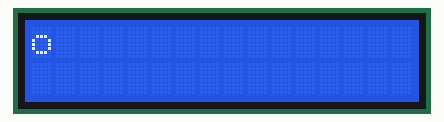
The sketch below on a simulated Arduino Uno, built with avr-gcc and run on an emulated ATmega328P. On the bench: 16×2 character LCD. What the sketch prints to the serial monitor is not drawn.

Above: at 0.21 s.
At 0.81 s:
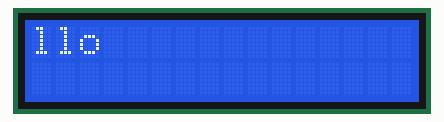
At 1.72 s:
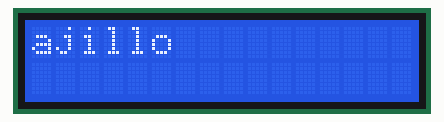
At 2.33 s:
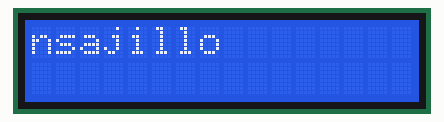
At 3.1 s:
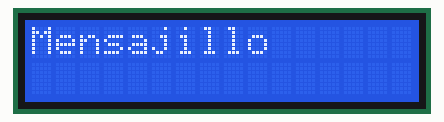

The sketch:

Prog04.ino
```cpp
#include <LiquidCrystal.h>

LiquidCrystal lcd(12,11,5,4,3,2);
boolean salta = false;
String perma = "";

void setup() {
  lcd.begin(16, 2);
  Serial.begin(9600);
}

void loop() {
    int len;
    if( !salta ){
      String msg = "Mensajillo",aux = "",aux2 = "";
      Serial.println(msg);
      len = msg.length();
      int off = len - 16,algo = 1;
      lcd.setCursor(0,0);
      for(int i = len - 1; i > -1; i--){
        if( off > 0 && i <= (off-1)){
            lcd.setCursor(0,1);
            aux2 = msg.substring((len-algo),len);
            lcd.print(aux2);
            lcd.setCursor(0,0);
            algo++;
        }
        aux = msg.substring(i,len);
        lcd.print(aux);
        delay(300);
        lcd.clear();
      }
      perma = aux+"\n"+aux2;
      salta = true;
   }else{
        len = perma.length();
        int n = perma.indexOf("\n");
        lcd.setCursor(0,0);
        lcd.print(perma.substring(0,n     ));
        lcd.setCursor(0,1);
        lcd.print(perma.substring(n+1,len));
    }
}
```
